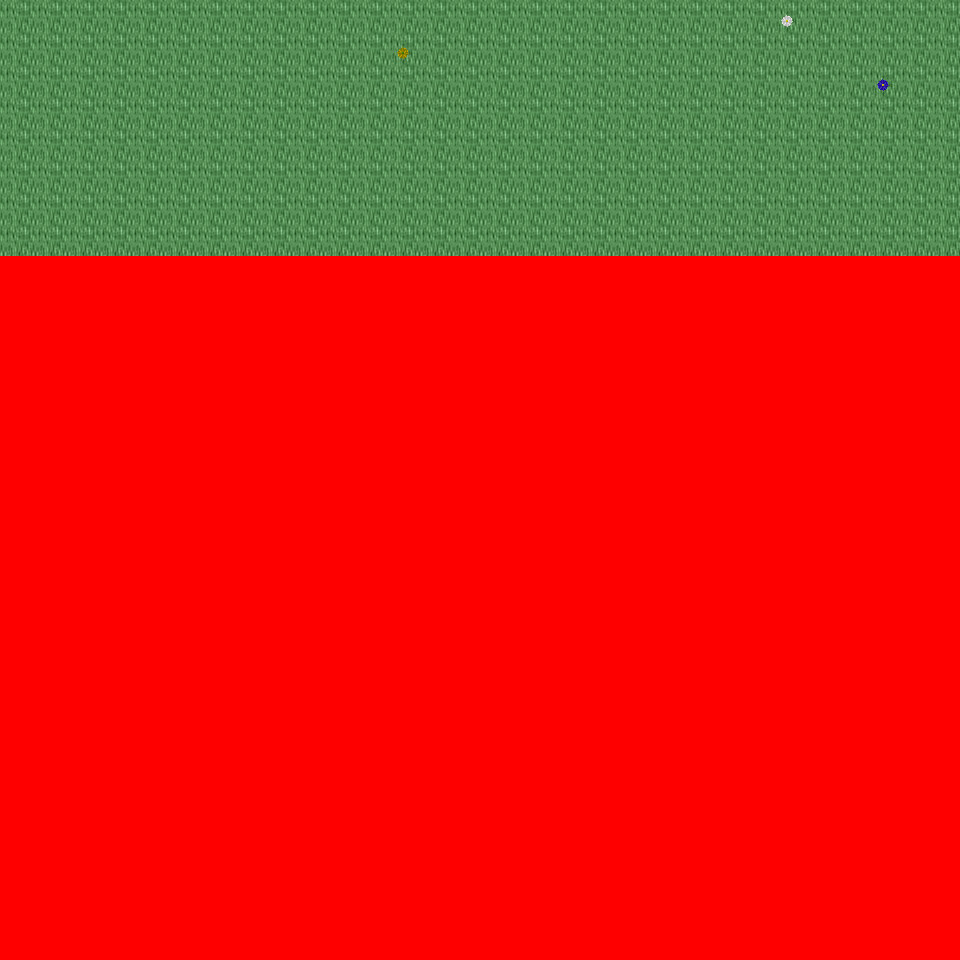

Rendered tile map (Tiled .tmx) drawn with the repository's tilesets; below, a short description and the map source with its tile grids summarised:
An orthogonal 30x30 tile map with 32x32 px tiles, 6 tile layers (Ground, Object, Object2, Above, ...), 29 tilesets and 3 objects (3x mapchange).

<map version="1.0" orientation="orthogonal" renderorder="right-down" width="30" height="30" tilewidth="32" tileheight="32" nextobjectid="4">
  <tileset firstgid="1" name="tileset_logic_collision" tilewidth="32" tileheight="32" tilecount="1" columns="1">
    <image source="../drawable/tileset_logic_collision.png" width="32" height="32" />
  </tileset>
  <tileset firstgid="2" name="tileset_ground_ridge_earth_pale" tilewidth="32" tileheight="32" tilecount="96" columns="12">
    <image source="../drawable/tileset_ground_ridge_earth_pale.png" width="384" height="256" />
  </tileset>
  <tileset firstgid="98" name="tileset_ground_ridge_earth_dark" tilewidth="32" tileheight="32" tilecount="96" columns="12">
    <image source="../drawable/tileset_ground_ridge_earth_dark.png" width="384" height="256" />
  </tileset>
  <tileset firstgid="194" name="tileset_ground_ground" tilewidth="32" tileheight="32" tilecount="33" columns="3">
    <image source="../drawable/tileset_ground_ground.png" width="96" height="352" />
  </tileset>
  <tileset firstgid="227" name="tileset_terrain_grassland" tilewidth="32" tileheight="32" tilecount="88" columns="8">
    <image source="../drawable/tileset_terrain_grassland.png" width="256" height="352" />
  </tileset>
  <tileset firstgid="315" name="tileset_ground_grass_edges" tilewidth="32" tileheight="32" tilecount="36" columns="12">
    <image source="../drawable/tileset_ground_grass_edges.png" width="384" height="96" />
  </tileset>
  <tileset firstgid="351" name="tileset_ground_grass_corners" tilewidth="32" tileheight="32" tilecount="24" columns="6">
    <image source="../drawable/tileset_ground_grass_corners.png" width="192" height="128" />
  </tileset>
  <tileset firstgid="375" name="tileset_plant_tree_tree_darkgreen" tilewidth="32" tileheight="32" tilecount="88" columns="8">
    <image source="../drawable/tileset_plant_tree_tree_darkgreen.png" width="256" height="352" />
  </tileset>
  <tileset firstgid="463" name="tileset_plant_tree_fall_trees" tilewidth="32" tileheight="32" tilecount="40" columns="8">
    <image source="../drawable/tileset_plant_tree_fall_trees.png" width="256" height="160" />
  </tileset>
  <tileset firstgid="503" name="tileset_plant_tree_evergreen" tilewidth="32" tileheight="32" tilecount="36" columns="3">
    <image source="../drawable/tileset_plant_tree_evergreen.png" width="96" height="384" />
  </tileset>
  <tileset firstgid="539" name="tileset_plant_tree_pine_tree" tilewidth="32" tileheight="32" tilecount="20" columns="4">
    <image source="../drawable/tileset_plant_tree_pine_tree.png" width="128" height="160" />
  </tileset>
  <tileset firstgid="559" name="tileset_plant_tree_pine_tree_1" tilewidth="32" tileheight="32" tilecount="20" columns="4">
    <image source="../drawable/tileset_plant_tree_pine_tree_1.png" width="128" height="160" />
  </tileset>
  <tileset firstgid="579" name="tileset_building_decoration_rocks" tilewidth="32" tileheight="32" tilecount="6" columns="3">
    <image source="../drawable/tileset_building_decoration_rocks.png" width="96" height="64" />
  </tileset>
  <tileset firstgid="585" name="tileset_plant_stump_hollow_logs" tilewidth="32" tileheight="32" tilecount="6" columns="3">
    <image source="../drawable/tileset_plant_stump_hollow_logs.png" width="96" height="64" />
  </tileset>
  <tileset firstgid="591" name="tileset_plant_stump_small_stump" tilewidth="32" tileheight="32" tilecount="4" columns="2">
    <image source="../drawable/tileset_plant_stump_small_stump.png" width="64" height="64" />
  </tileset>
  <tileset firstgid="595" name="tileset_plant_flower_daisy_yellow" tilewidth="32" tileheight="32" tilecount="8" columns="2">
    <image source="../drawable/tileset_plant_flower_daisy_yellow.png" width="64" height="128" />
  </tileset>
  <tileset firstgid="603" name="tileset_plant_flower_daisy_white" tilewidth="32" tileheight="32" tilecount="8" columns="2">
    <image source="../drawable/tileset_plant_flower_daisy_white.png" width="64" height="128" />
  </tileset>
  <tileset firstgid="611" name="tileset_plant_flower_daisy_red" tilewidth="32" tileheight="32" tilecount="8" columns="2">
    <image source="../drawable/tileset_plant_flower_daisy_red.png" width="64" height="128" />
  </tileset>
  <tileset firstgid="619" name="tileset_plant_flower_daisy_blue" tilewidth="32" tileheight="32" tilecount="8" columns="2">
    <image source="../drawable/tileset_plant_flower_daisy_blue.png" width="64" height="128" />
  </tileset>
  <tileset firstgid="627" name="tileset_plant_leaves" tilewidth="32" tileheight="32" tilecount="8" columns="4">
    <image source="../drawable/tileset_plant_leaves.png" width="128" height="64" />
  </tileset>
  <tileset firstgid="635" name="tileset_plant_brown_mushrooms" tilewidth="32" tileheight="32" tilecount="24" columns="6">
    <image source="../drawable/tileset_plant_brown_mushrooms.png" width="192" height="128" />
  </tileset>
  <tileset firstgid="659" name="tileset_ground_tall_grass" tilewidth="32" tileheight="32" tilecount="15" columns="5">
    <image source="../drawable/tileset_ground_tall_grass.png" width="160" height="96" />
  </tileset>
  <tileset firstgid="674" name="tileset_plant_bush_leafy" tilewidth="32" tileheight="32" tilecount="48" columns="8">
    <image source="../drawable/tileset_plant_bush_leafy.png" width="256" height="192" />
  </tileset>
  <tileset firstgid="722" name="tileset_plant_bushes_and_trees" tilewidth="32" tileheight="32" tilecount="144" columns="16">
    <image source="../drawable/tileset_plant_bushes_and_trees.png" width="512" height="289" />
  </tileset>
  <tileset firstgid="866" name="tileset_building_thatched_roof_cottage1" tilewidth="32" tileheight="32" tilecount="20" columns="4">
    <image source="../drawable/tileset_building_thatched_roof_cottage1.png" width="128" height="160" />
  </tileset>
  <tileset firstgid="886" name="tileset_building_thatched_roof_cottage2" tilewidth="32" tileheight="32" tilecount="20" columns="4">
    <image source="../drawable/tileset_building_thatched_roof_cottage2.png" width="128" height="160" />
  </tileset>
  <tileset firstgid="906" name="tileset_plant_stump_stump_rectangular" tilewidth="32" tileheight="32" tilecount="4" columns="2">
    <image source="../drawable/tileset_plant_stump_stump_rectangular.png" width="64" height="64" />
  </tileset>
  <tileset firstgid="910" name="tileset_object_well_hoist" tilewidth="32" tileheight="32" tilecount="9" columns="3">
    <image source="../drawable/tileset_object_well_hoist.png" width="96" height="96" />
  </tileset>
  <tileset firstgid="919" name="tileset_building_wizards_tower" tilewidth="32" tileheight="32" tilecount="252" columns="9">
    <image source="../drawable/tileset_building_wizards_tower.png" width="288" height="896" />
  </tileset>
  <layer name="Ground" width="30" height="30">
    <data>[900 cells, 240 non-empty, 1 distinct tile ids]</data>
  </layer>
  <layer name="Object" width="30" height="30">
    <data>[900 cells, 3 non-empty, 3 distinct tile ids]</data>
  </layer>
  <layer name="Object2" width="30" height="30">
    <data>[900 cells, 0 non-empty, 0 distinct tile ids]</data>
  </layer>
  <layer name="Above" width="30" height="30">
    <data>[900 cells, 0 non-empty, 0 distinct tile ids]</data>
  </layer>
  <layer name="Above2" width="30" height="30">
    <data>[900 cells, 0 non-empty, 0 distinct tile ids]</data>
  </layer>
  <layer name="Walkable" width="30" height="30">
    <data>[900 cells, 660 non-empty, 1 distinct tile ids]</data>
  </layer>
  <objectgroup name="MapEvents">
    <object id="1" name="north" type="mapchange" x="0" y="0" width="960" height="32">
      <properties>
        <property name="map" value="0_ados_mountain_n2_w2_x0_y3" />
        <property name="place" value="south" />
      </properties>
    </object>
    </objectgroup>
</map>
<!-- 2 of 3 objects omitted -->
